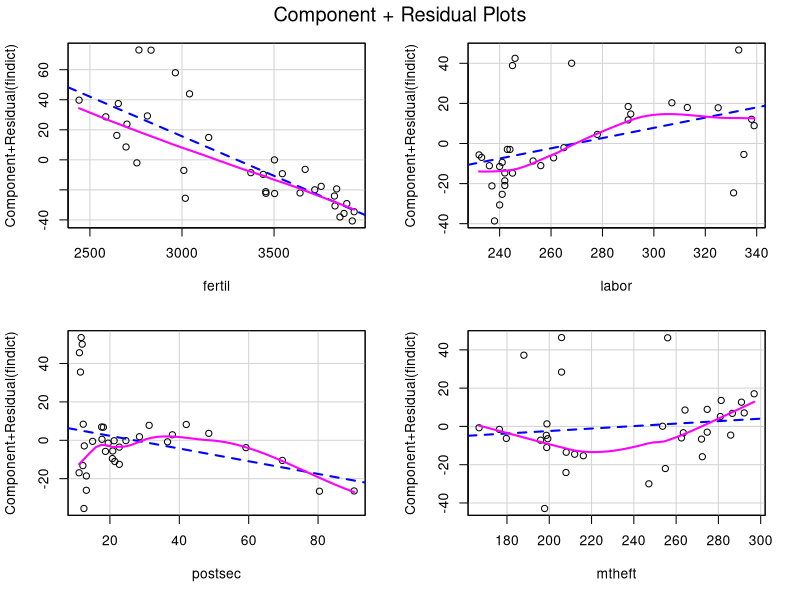
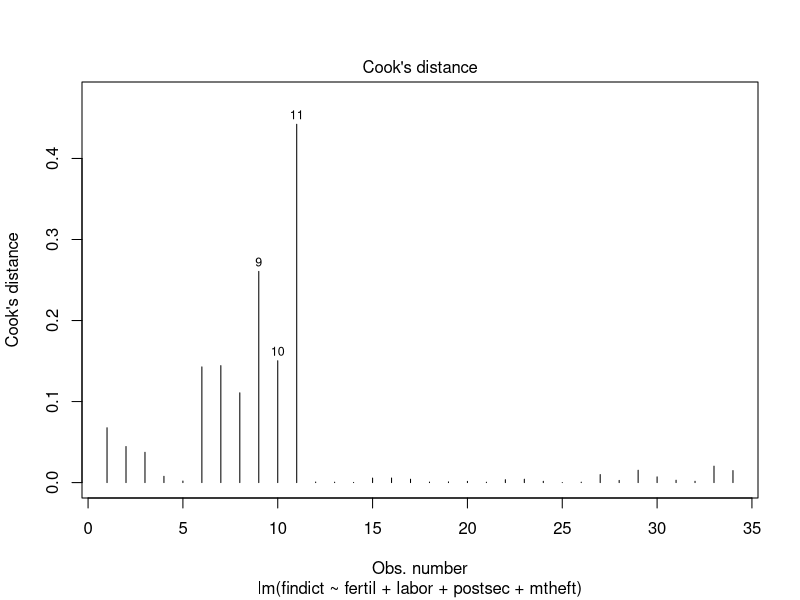
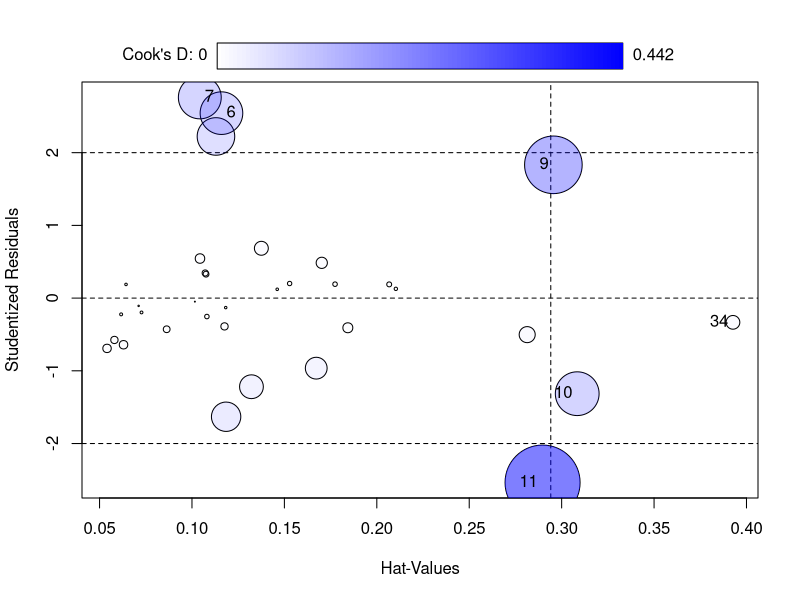

Recreate these plots in R, in order.
####BIOS 7060: Homework 2####
###Load Libraries###
if(!require(tidyverse)){
  install.packages("tidyverse"); library(tidyverse)}
if(!require(car)){
  install.packages("car"); library(car)}
if(!require(nlme)){
  install.packages("nlme"); library(nlme)}
if(!require(MASS)){
  install.packages("MASS"); library(MASS)}
#time-series package for runs test
if(!require(tseries)){
  install.packages("tseries"); library(tseries)}

####Problem 1####
###Data input###
##set working directory to "Hw2" folder in "BIOS 7060" directory##
#path<-"/Tulane/MPH/BIOS\ 7060/Homework/Hw 2/"
#crime data
crime.data<-read.table("HW2_data1.txt", header=T)
#convert crime.data to a dplyr tibble
crime.tibble<-as_tibble(crime.data)

###Linear Regression###
#regression model Y=female indictment rate, X=fertility rate, labor force...
#...participation rate, post secondary degree rate, male theft conviction rate
crime.lm<-lm(findict~fertil+labor+postsec+mtheft, data=crime.tibble)

###Part a)###
##Bivariate Plots##
#findict vs. fertil
fertil.ggplot<-ggplot(data=crime.tibble, aes(x=fertil, y=findict))+
  geom_point()+
  geom_smooth(method="lm")+
  labs(title="Female Indictable-Offense Conviction Rate per 100,000 vs.
       Fertility Rate per 1000")
#findict vs. labor
labor.ggplot<-ggplot(data=crime.tibble, aes(x=labor, y=findict))+
  geom_point()+
  geom_smooth(method="lm")+
  labs(title="Female Indictable-Offense Conviction Rate per 100,000 vs.
       Labor Force Participation Rate per 1000")
#findict vs. postsec
postsec.ggplot<-ggplot(data=crime.tibble, aes(x=postsec, y=findict))+
  geom_point()+
  geom_smooth(method="lm")+
  labs(title="Female Indictable-Offense Conviction Rate per 100,000 vs.
       Post Secondary Degree Rate per 1000")
#findict vs. mtheft
mtheft.ggplot<-ggplot(data=crime.tibble, aes(x=mtheft, y=findict))+
  geom_point()+
  geom_smooth(method="lm")+
  labs(title="Female Indictable-Offense Conviction Rate per 100,000 vs.
       Male Theft Conviction Rate per 1000")

###Part b)###
##Partial Residual Plots
partres.plots<-crPlots(crime.lm)

###Part c)###
##Plot of Resisduals for the model and year##
#dataframe with "Year" predictor and residuals for the model
res.tibble<-tibble(crime.res=crime.lm$residuals, year=crime.data$year)
#residual vs. year plot
res.ggplot<-ggplot(data=res.tibble, aes(x=year, y=crime.res))+
  geom_point()+
  labs(title="Model with 4 Predictors Residuals vs. Year")

###Part d)###
##Outlier analysis##
#externally studentized residuals
extres.prb1<-studres(crime.lm)

#internally studentized residuals
intres.prb1<-stdres(crime.lm)

#outlier test for the residuals (check the 5 largest residuals)
outliers.prb1<-outlierTest(crime.lm, cutoff = 5)

##Influence Analysis##
#number of data points
n.prb1<-length(crime.tibble$findict)
# Cook's D 
CookD.prb1 = cooks.distance(crime.lm)
#cutoff for Cook's D value
cutoff.prb1 <- 4/((nrow(crime.tibble)-length(crime.lm$coefficients)-2))
#plot of the Cook's D measures
cookplt.prb1<-plot(crime.lm, which=4, cook.levels = cutoff)
#influence Plot
inflplot.prb1<-influencePlot(crime.lm)

# DFBETAS
dfbet.prb1<-dfbeta(crime.lm)

# DFFITS
dffts.prb1<-dffits(crime.lm)

#all influence measures summary
summary(influence.measures(crime.lm))

###Part e)###
##Tests for Autocorrelation##
#Durbin-Watson Test
DW.prb1<-durbinWatsonTest(crime.lm)

#Runs Test
xx.prb1<-factor(sign(crime.lm$res))
rnstest.prb1<-runs.test(xx.prb1)